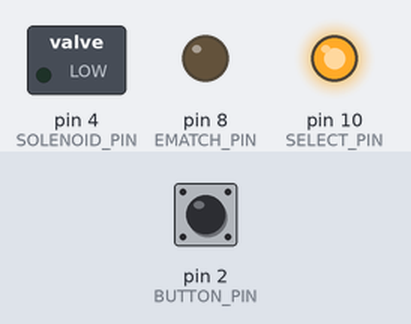
The sketch below on a simulated Arduino Uno, built with avr-gcc and run on an emulated ATmega328P. Shown: switched loads named in the sketch (green lamp = pin HIGH), output pins drawn as LEDs (lit = HIGH). Inputs (shaded band) come from the test bench; at power-on: pin 2 (BUTTON_PIN) LOW.

Above: at 1.2 s.
1.3 s: pin 2 (BUTTON_PIN) pulled HIGH for 0.15 s
At 2.9 s:
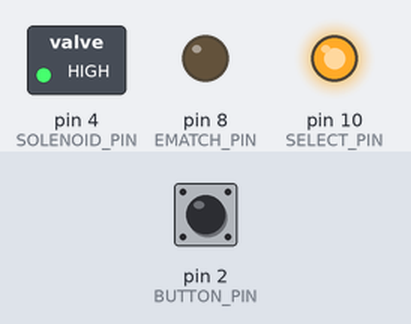
4.4 s: pin 2 (BUTTON_PIN) pulled HIGH for 1 s
At 5.35 s:
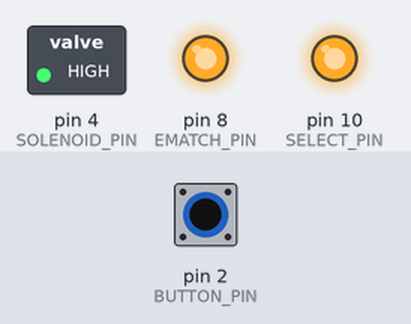
8.4 s: pin 2 (BUTTON_PIN) pulled HIGH for 3.2 s
At 9.6 s:
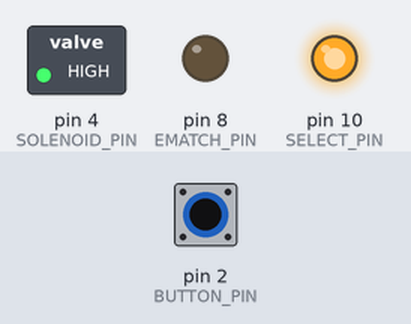
Timing chart, 0 to 13.6 s (numbered marks = the images above; inputs shaded):
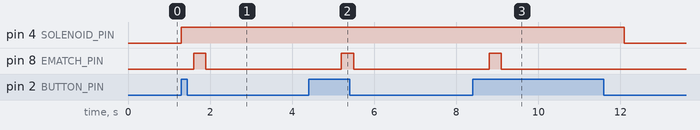

The sketch:

burpg_introproject_arduino.ino
```cpp
// From HX711 sheet, OUT registers R4, R5, R7, R7 with R7 LSB

// millis() is non-blocking while delay() is blocking --> Blocking: Pauses program instead of continuing program and noting time

// CSB: pin 10 chip select pin
// MOSI: pin 11 (COPI)
// MISO: pin 12 (CIPO)
// SCK: pin 13
// the sensor communicates using SPI, so include the library:
#include <SPI.h>
// #include <HX711.h>

bool active = false; // Feedback variable

// millis tracking variable
unsigned long startTime;

// HX711 scale;

// Input
const int BUTTON_PIN = 2;

// Output
const int EMATCH_PIN = 8;
const int SOLENOID_PIN = 4;
const int SELECT_PIN = 10;

// HX711 2 wire communication
// Can use analog pins instead of 4, 5, and 6 to keep soldering clean
// const int LOADCELL_DOUT_PIN = 4;
// const int LOADCELL_SCK_PIN = 5;
// const int ADC_OUT_PIN = 6;

void setup(){
  Serial.begin(9600); // Serial communication 9600 bits per second
  // Start SPI library
  SPI.begin();

  pinMode(BUTTON_PIN, INPUT);	// D2 INPUT, digital signal from button
  pinMode(EMATCH_PIN, OUTPUT); // D8 OUTPUT, use as signal to E-match
  pinMode(SOLENOID_PIN, OUTPUT); // D9 OUTPUT, use as signal to solenoid
  // pinMode(SELECT_PIN, OUTPUT); // D10 OUTPUT, should be set to 0 to select SD card for communication

  // scale.begin(LOADCELL_DOUT_PIN, LOADCELL_SCK_PIN);
}

void loop() {
  int buttonState = digitalRead(BUTTON_PIN); // D2 button signal read
  if (buttonState == 1 && !active) {
    active = true; // To prevent redundant signals if someone spams button
    digitalWrite(SOLENOID_PIN, 1); // D9 Digital signal to open solenoid
    startTime = millis();
    while (millis() < startTime + 300) { } // 300ms delay between solenoid opening and ematch lighting
    digitalWrite(EMATCH_PIN, 1); // D8 Digital signal to light E-match

    // Turning off ematch signal for testing
    startTime = millis();
    while (millis() < startTime + 300) { } // 300ms delay after ematch lighting lighting
    digitalWrite(EMATCH_PIN, 0); // D8 Digital signal to light E-match
  } else if (active) {
    startTime = millis();
    while (millis() < startTime + 3000) { } // 3s delay for firing period
      digitalWrite(SOLENOID_PIN, 0); // D9 Digital signal LOW to close solenoid
      active = false; // Reset active flag
  } else { //Neutral state when button has not been pressed and there is no active ignition sequence
    digitalWrite(SOLENOID_PIN, 0); // D9 Digital signal to open solenoid
    digitalWrite(EMATCH_PIN, 0); // D8 Digital signal to light E-match
  }

  // Reading from ADC
  // if (scale.is_ready()) {
  //   long reading = scale.read();
  //   Serial.println("HX711 ADC reading: " + (String)reading);
  //   if (reading >= limitValue) {
  //     digitalWrite(ADC_OUT_PIN, 1); // digital out pin HIGH signal
  //   } else {
  //     digitalWrite(ADC_OUT_PIN, 0); // digital out pin LOW signal
  //   }
  // }
}
```

Measured:
- after the input at 1.3 s, pin 4 (SOLENOID_PIN): LOW → HIGH at once; pin 8 (EMATCH_PIN): LOW → HIGH after 0.30 s, → LOW 0.30 s later
- after the input at 4.4 s, pin 4 (SOLENOID_PIN): stays HIGH (without the input it goes to LOW after 0.50 s); pin 8 (EMATCH_PIN): LOW → HIGH after 0.80 s, → LOW 0.30 s later
- after the input at 8.4 s, pin 4 (SOLENOID_PIN): HIGH → LOW after 3.7 s instead of 0.10 s; pin 8 (EMATCH_PIN): LOW → HIGH after 0.40 s, → LOW 0.30 s later
